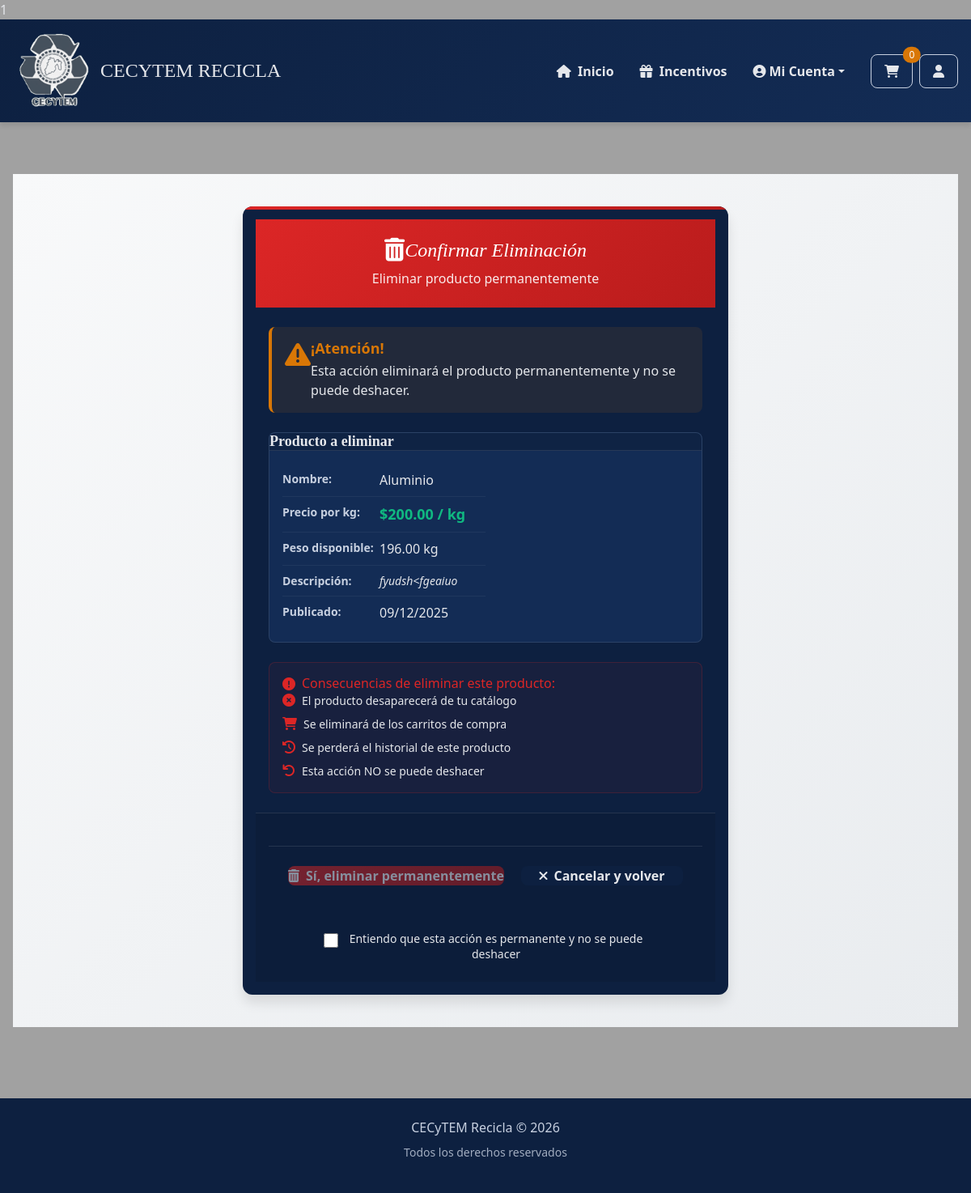
The app's page /productos/eliminar/5/ (signed in) with its own data.
### applications/MarketPlace/models.py (models this page shows, shortened)
class Producto(models.Model):
    PUREZA = [
        ('alta', 'Alta'),
        ('media', 'Media'),
        ('baja', 'Baja'),
    ]
    ESTADO = [
        ('disponible', 'Disponible'),
        ('no_disponible', 'No disponible'),
    ]
    id_producto = models.AutoField(primary_key=True)
    id_usuario = models.ForeignKey(Usuario, on_delete=models.CASCADE)
    id_categoria = models.ForeignKey(Categoria, on_delete=models.CASCADE)
    nombre = models.CharField(max_length=50, blank=True, null=True)
    descripcion = models.TextField(blank=True, null=True)
    precio_kg = models.DecimalField(max_digits=10, decimal_places=2)
    peso_disponible_kg = models.DecimalField(max_digits=10, decimal_places=2)
    pureza = models.CharField(max_length=5, choices=PUREZA)
    estado = models.CharField(max_length=15, choices=ESTADO)
    fecha_publicacion = models.DateTimeField(auto_now_add=True)
    class Meta:
        verbose_name = 'Producto'
        verbose_name_plural = 'Productos'
        ordering = ['-fecha_publicacion']
        indexes = [
            models.Index(fields=['estado']),
            models.Index(fields=['pureza']),
            models.Index(fields=['precio_kg']),
            models.Index(fields=['id_categoria']),
            models.Index(fields=['fecha_publicacion']),
        ]
        constraints = [
            models.CheckConstraint(
                check=models.Q(precio_kg__gte=0),
                name='precio_positivo'
            ),
            models.CheckConstraint(
                check=models.Q(peso_disponible_kg__gte=0),
                name='peso_positivo'
            ),
        ]

### applications/MarketPlace/views.py (the view, shortened to what this page needs)
@method_decorator(login_requerido, name='dispatch')
class ProductoDeleteView(DeleteView):
    model = Producto
    template_name = 'MarketPlace/confirmar_eliminar.html'
    def get_queryset(self):
        usuario_id = self.request.session.get('usuario_id')
        if usuario_id:
            return Producto.objects.filter(id_usuario_id=usuario_id)
        return Producto.objects.none()

### applications/MarketPlace/utils.py (called while the page is built)
def login_requerido(view_func):
    @wraps(view_func)
    def wrapper(request, *args, **kwargs):
        if 'usuario_id' not in request.session:
            return redirect('login')
        if 'usuario_id' in request.session:
            from .models import Carrito, ItemCarrito
            try:
                carrito = Carrito.objects.get(id_usuario_id=request.session['usuario_id'])
                items_count = ItemCarrito.objects.filter(id_carrito=carrito).count()
                request.session['carrito_count'] = items_count
            except Carrito.DoesNotExist:
                request.session['carrito_count'] = 0
        return view_func(request, *args, **kwargs)
    return wrapper

### Templates/Marketplace/confirmar_eliminar.html (shortened to what this page needs)
{% extends './navegación.html' %}
{% block pag %}
<div class="delete-container">
    <div class="card delete-card">
        <div class="delete-header">
            <h2 class="delete-title">
                <i class="fas fa-trash-alt delete-title-icon"></i>
                Confirmar Eliminación
            </h2>
            <p class="delete-subtitle">Eliminar producto permanentemente</p>
        </div>
        <div class="delete-body">
            <div class="alert alert-warning delete-warning">
                <div class="warning-content">
                    <i class="fas fa-exclamation-triangle warning-icon"></i>
                    <div class="warning-text">
                        <h4 class="warning-title">¡Atención!</h4>
                        <p class="warning-message">Esta acción eliminará el producto permanentemente y no se puede deshacer.</p>
                    </div>
                </div>
            </div>
            <div class="producto-preview">
                <div class="preview-header">
                    <h3 class="preview-title">Producto a eliminar</h3>
                </div>
                <div class="preview-content">
                    <div class="preview-details">
                        <div class="detail-row">
                            <span class="detail-label">Nombre:</span>
                            <span class="detail-value">{{ object.nombre }}</span>
                        </div>
                        {% if object.precio_kg %}
                        <div class="detail-row">
                            <span class="detail-label">Precio por kg:</span>
                            <span class="detail-value price-value">${{ object.precio_kg }} / kg</span>
                        </div>
                        {% endif %}
                        {% if object.peso_disponible_kg %}
                        <div class="detail-row">
                            <span class="detail-label">Peso disponible:</span>
                            <span class="detail-value">{{ object.peso_disponible_kg }} kg</span>
                        </div>
                        {% endif %}
                        {% if object.descripcion %}
                        <div class="detail-row">
                            <span class="detail-label">Descripción:</span>
                            <p class="detail-description">{{ object.descripcion|truncatechars:100 }}</p>
                        </div>
                        {% endif %}
                        {% if object.fecha_publicacion %}
                        <div class="detail-row">
                            <span class="detail-label">Publicado:</span>
                            <span class="detail-value">{{ object.fecha_publicacion|date:"d/m/Y" }}</span>
                        </div>
                        {% endif %}
                    </div>
                </div>
            </div>
            <div class="delete-consequences">
                <h4 class="consequences-title">
                    <i class="fas fa-exclamation-circle"></i>
                    Consecuencias de eliminar este producto:
                </h4>
                <ul class="consequences-list">
                    <li class="consequence-item">
                        <i class="fas fa-times-circle consequence-icon"></i>
                        <span>El producto desaparecerá de tu catálogo</span>
                    </li>
                    <li class="consequence-item">
                        <i class="fas fa-shopping-cart consequence-icon"></i>
                        <span>Se eliminará de los carritos de compra</span>
                    </li>
                    <li class="consequence-item">
                        <i class="fas fa-history consequence-icon"></i>
                        <span>Se perderá el historial de este producto</span>
                    </li>
                    <li class="consequence-item">
                        <i class="fas fa-undo consequence-icon"></i>
                        <span>Esta acción NO se puede deshacer</span>
                    </li>
                </ul>
            </div>
        </div>
        <div class="delete-footer">
            <form method="post" class="delete-form">
                <div class="form-actions">
                    <button type="submit" class="btn btn-danger delete-confirm-btn">
                        <i class="fas fa-trash-alt me-2"></i>
                        Sí, eliminar permanentemente
                    </button>
                    <a href="{% url 'escritorio' %}" class="btn btn-secondary delete-cancel-btn">
                        <i class="fas fa-times me-2"></i>
                        Cancelar y volver
                    </a>
                </div>
                <div class="delete-confirmation">
                    <label class="confirm-checkbox">
                        <input type="checkbox" name="confirm_delete" required>
                        <span class="checkbox-text">
                            Entiendo que esta acción es permanente y no se puede deshacer
                        </span>
                    </label>
                </div>
            </form>
        </div>
    </div>
</div>
{% endblock %}

### records on screen
Producto: nombre "Aluminio", precio_kg "200.00", peso_disponible_kg "196.00", descripcion "fyudsh<fgeaiuo", fecha_publicacion "09/12/2025"
